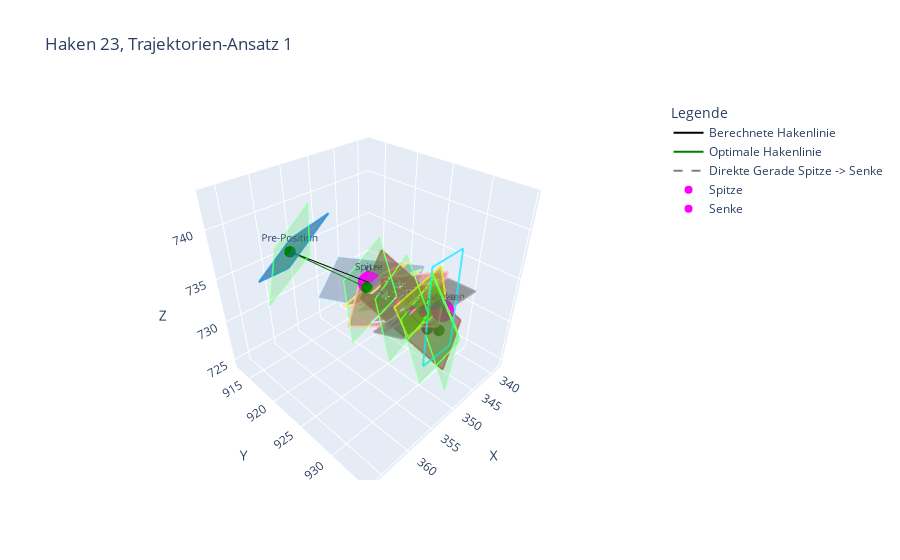
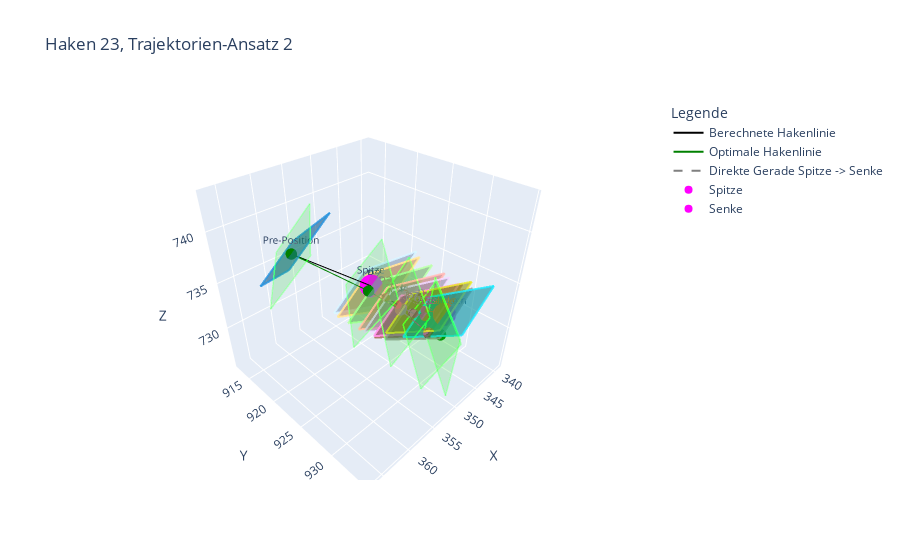
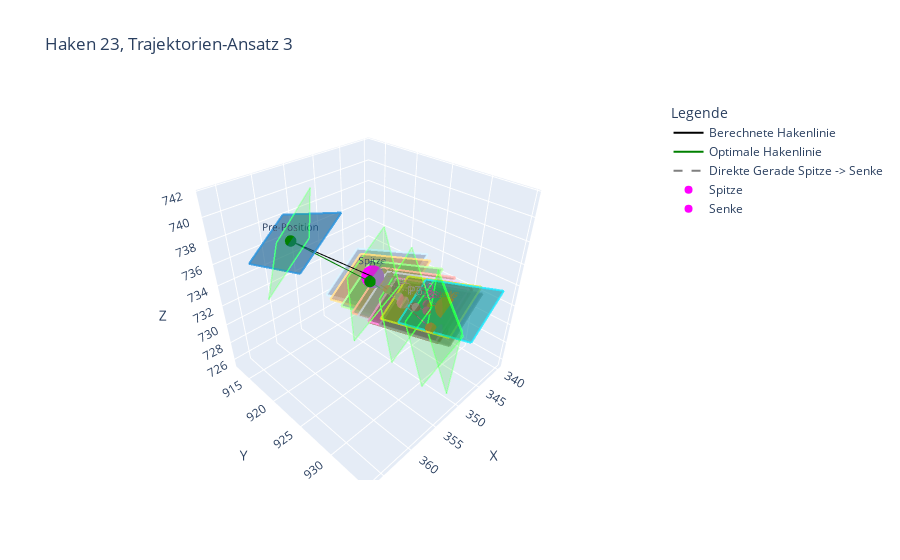
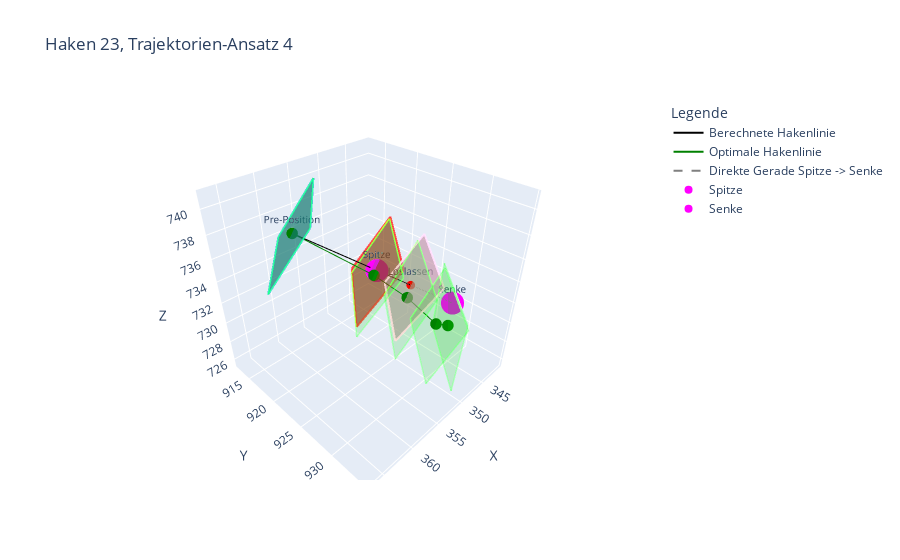

The code cell stored with these charts, in order, in its notebook:
### Code cell
visualize_rectangles_html(
    rectangles = rectangles_1,
    secondary_rectangles = rectangles_optim,
    secondary_legend_title = 'optimale Trajektorie',
    connect_points = (trajectory_1[1][0], trajectory_1[-1][0]),
    hook_num = hook_num,
    trajectory_process = 1,
    html_filename = '/home/mo/Thesis/Evaluation/Trajektorientests/traj1.html'
    )

visualize_rectangles_html(
    rectangles = rectangles_2,
    secondary_rectangles = rectangles_optim,
    secondary_legend_title = 'optimale Trajektorie',
    connect_points = (trajectory_1[1][0], trajectory_1[-1][0]),
    hook_num = hook_num,
    trajectory_process = 2,
    html_filename = '/home/mo/Thesis/Evaluation/Trajektorientests/traj2.html'
    )

visualize_rectangles_html(
    rectangles = rectangles_3,
    secondary_rectangles = rectangles_optim,
    secondary_legend_title = 'optimale Trajektorie',
    connect_points = (trajectory_1[1][0], trajectory_1[-1][0]),
    hook_num = hook_num,
    trajectory_process = 3,
    html_filename = '/home/mo/Thesis/Evaluation/Trajektorientests/traj3.html'
    )

visualize_rectangles_html(
    rectangles = rectangles_4,
    secondary_rectangles = rectangles_optim,
    secondary_legend_title = 'optimale Trajektorie',
    connect_points = (trajectory_1[1][0], trajectory_1[-1][0]),
    hook_num = hook_num,
    trajectory_process = 4,
    html_filename = '/home/mo/Thesis/Evaluation/Trajektorientests/traj4.html'
    )
